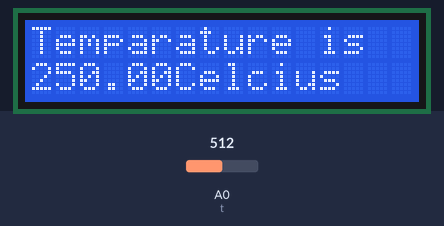
Simulated run of this sketch. Board: Arduino Uno, built with avr-gcc and run on an emulated ATmega328P. On the bench: 16×2 character LCD. Inputs (shaded band) come from the test bench; at power-on: A0 (t) = 512. What the sketch prints to the serial monitor is not drawn.

Above: at 1.2 s.
1.3 s: A0 (t) set to 716
At 2.4 s:
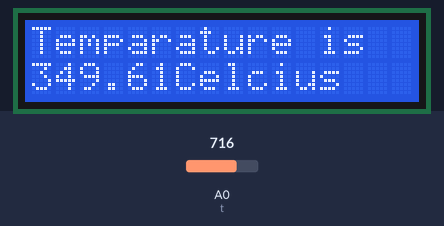
3.5 s: A0 (t) set to 900
At 5.2 s:
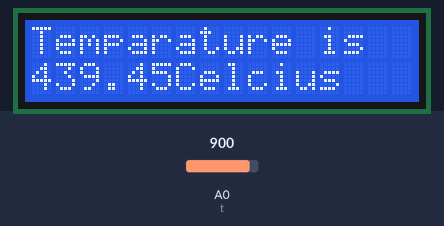
5.5 s: A0 (t) set to 1023
At 7.4 s:
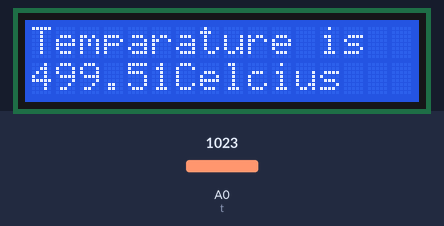
Timing chart, 0 to 8.9 s (numbered marks = the images above; inputs shaded):
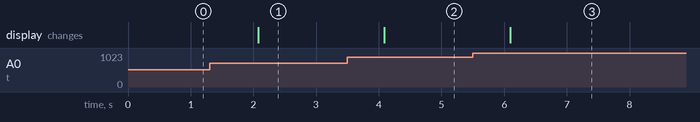

Measured:
- after the input at 1.3 s, the display: changes after 0.78 s (image 1)
- after the input at 3.5 s, the display: changes after 0.59 s (image 2)
- after the input at 5.5 s, the display: changes after 0.60 s (image 3)

The sketch:

digital_thermometer_lm35_and_lcd.ino
```cpp
#include <LiquidCrystal.h>

LiquidCrystal lcd(12, 11, 5, 4, 3, 2);
int t=0;

void setup() {

  pinMode(t,INPUT);
  lcd.begin(16, 2);
  Serial.begin(9600);
}

void loop() {

  float mv,v,cel;
  v=analogRead(t);
  mv=(v/1024.0)*5000;
  cel=mv/10;
  Serial.println("the temparature is");
  Serial.print(cel);
  Serial.print(" degree centigrade\n");

  lcd.setCursor(0, 0);
  lcd.print("Temparature is");
  lcd.setCursor(0, 1);
  lcd.print(cel);
  lcd.setCursor(6, 1);
  lcd.print("Celcius");
  delay(1000);
}
 
```
